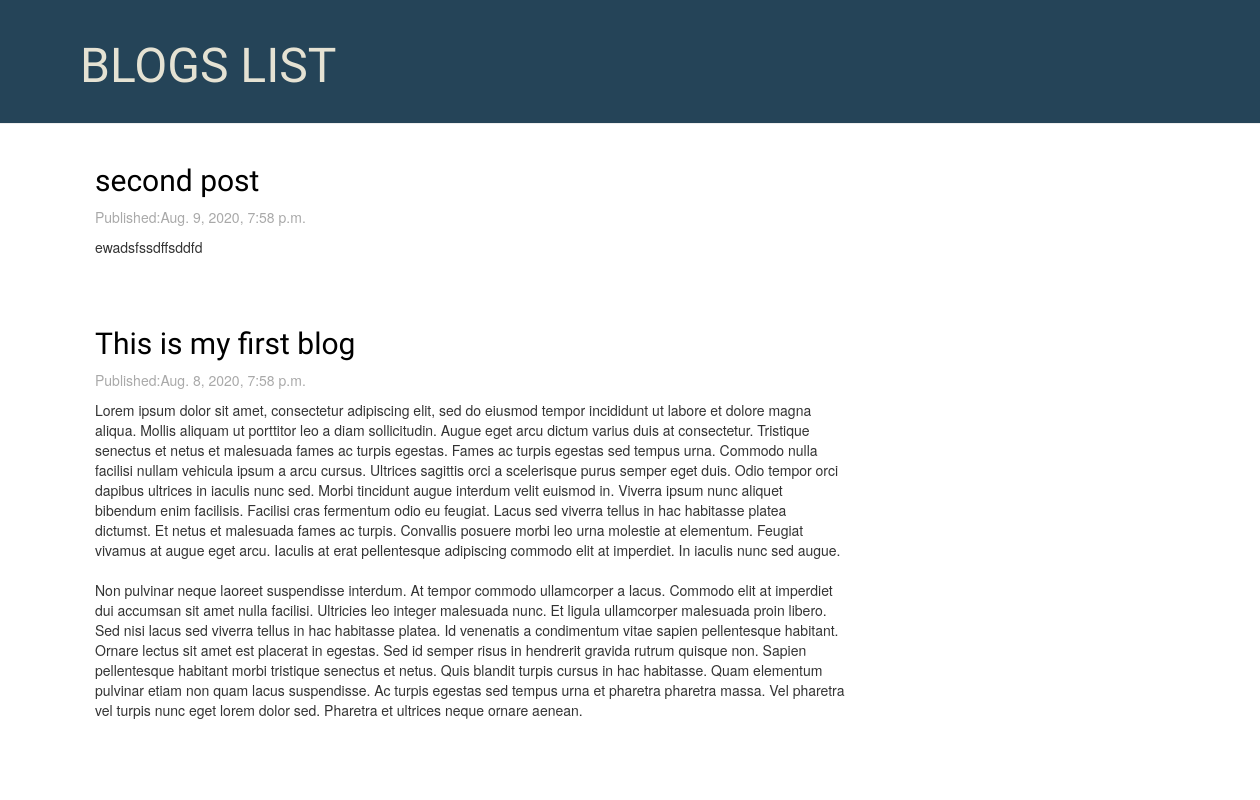
The app's page /, older data.
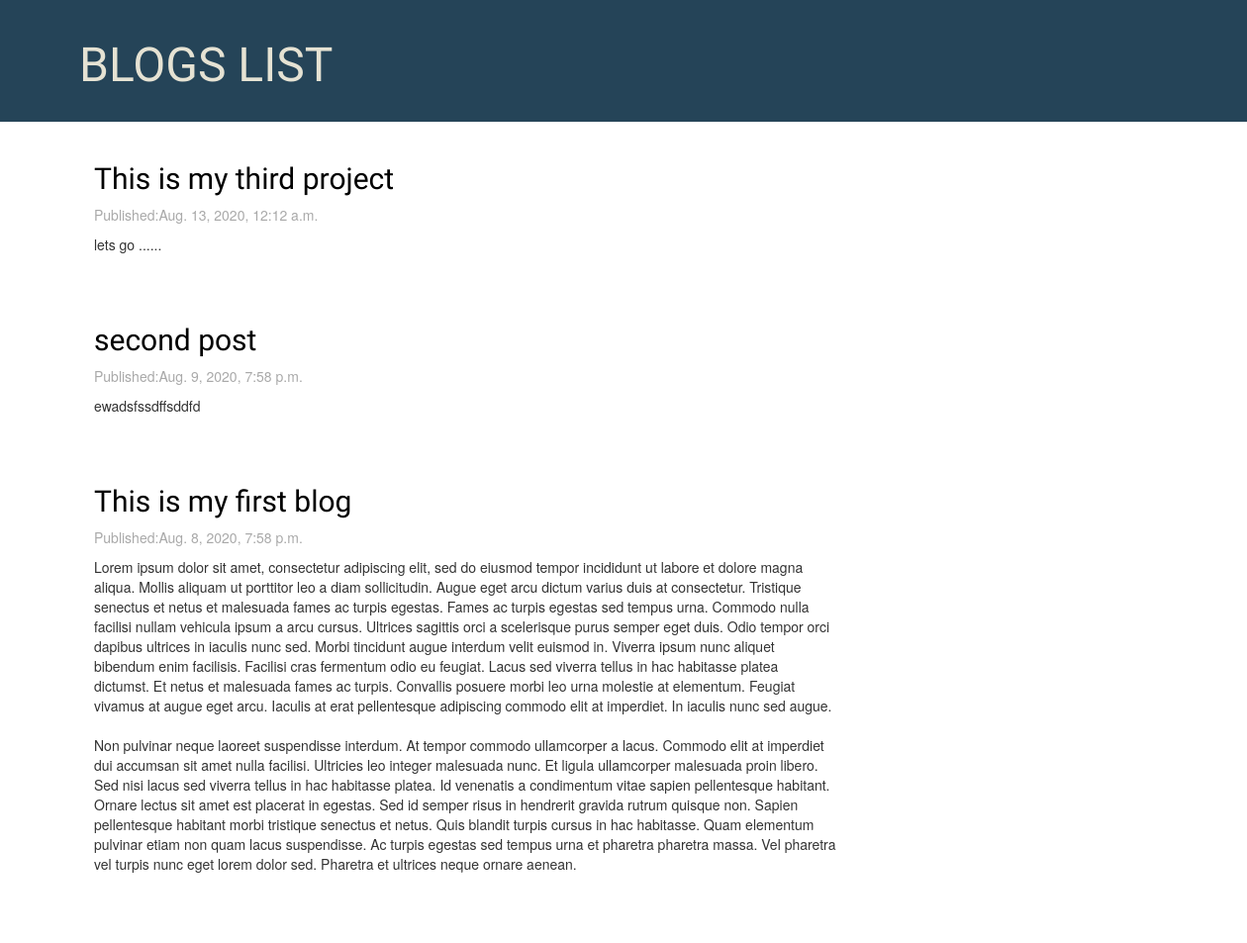
The same page, newer data.
### blog/models.py (models this page shows, shortened)
class Post(models.Model):
    author=models.ForeignKey('auth.User',on_delete=models.CASCADE)
    title=models.CharField(max_length=200)
    text=models.TextField()
    created_date=models.DateTimeField(default=timezone.now)
    published_date=models.DateTimeField(blank=True,null=True)

### blog/views.py (the view)
# urls.py: path('', views.post_list, name='post_list'),
def post_list(request):
    posts=Post.objects.filter(published_date__lte=timezone.now()).order_by('-published_date')
    stuff={'posts':posts}
    return render(request,'blog/post_list.html',stuff)

### blog/templates/blog/post_list.html
{% extends 'blog/base.html' %}
  {% block content %}
    {% for post in posts %}
    <div class="post">
      <h2><a href="{% url 'detail' post.pk %}">{{post.title}}</a></h2>
      <p class="publish">Published:{{post.published_date}}</p>
      <p>{{post.text|linebreaksbr}}</p>
    </div>
    {% endfor %}
  {% endblock %}

### blog/templates/blog/base.html (shortened to what this page needs)
{% load static %}
<!DOCTYPE html>
<html lang="en" dir="ltr">
  <head>
    <link rel="stylesheet" href="https://maxcdn.bootstrapcdn.com/bootstrap/3.3.7/css/bootstrap.min.css">
    <link rel="stylesheet" href="https://use.fontawesome.com/releases/v5.14.0/css/all.css">
    <link rel="stylesheet" href="{% static 'blog/style.css' %}">
  </head>
  <body>
    <div class="">
      <div class="page-header">
          <h1><a href="{% url 'post_list' %}">BLOGS LIST</a> </h1>
      </div>
      <div class="content container">
        <div class="row">
          <div class="col-md-8">
            {% block content %}
            {% endblock %}
          </div>
        </div>
      </div>
    </div>
  </body>
</html>

### blog/static/blog/style.css (style rules this page uses)
.page-header { background-color: #254458; padding : 20px 20px 20px 80px; margin-top: 0px; }
.page-header h1 a { color: #e5e2d3 ; text-decoration: none; font-size: 36pt; }
.content { margin-left: 80px; }
h1,h2,h3,h4 { font-family: 'Tangerine','Inconsolata','Droid Sans',serif; }
.publish { color: #A9A9A9; }
.post { margin-bottom: 70px; }
.post h2 a { color:#000000; }

Row changes from the older to the newer data that the page shows:
added Post: title "This is my third project", published_date "Aug. 13, 2020, 12:12 a.m.", text "lets go ......"
